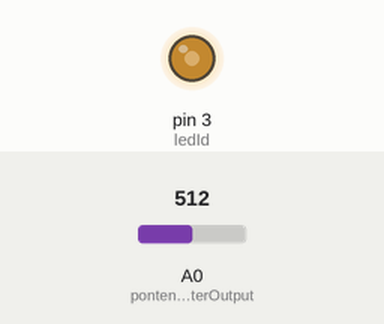
The sketch below on a simulated Arduino Uno, built with avr-gcc and run on an emulated ATmega328P. Shown: output pins drawn as LEDs (lit = HIGH). The inputs (shaded band) are chosen by the test bench; at power-on: A0 (pontenciometerOutput) = 512.

Above: at 1.2 s.
1.3 s: A0 (pontenciometerOutput) set to 716
At 2.1 s:
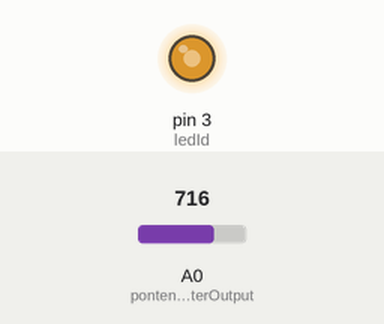
2.8 s: A0 (pontenciometerOutput) set to 900
At 3.3 s:
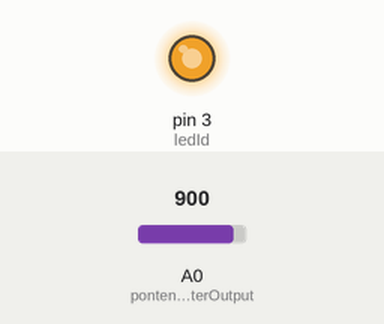
4.3 s: A0 (pontenciometerOutput) set to 122
At 5.5 s:
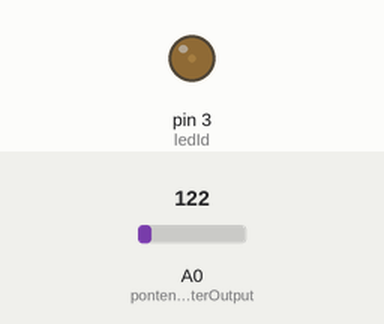
5.8 s: A0 (pontenciometerOutput) set to 511
At 6.7 s:
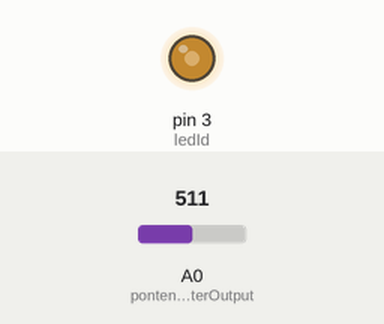
Timing chart, 0 to 8.3 s (numbered marks = the images above; inputs shaded):
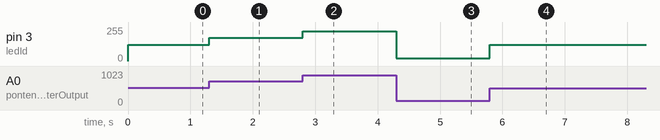

Measured:
- after the input at 1.3 s, pin 3 (ledId): 122/255 → 175/255 at once
- after the input at 2.8 s, pin 3 (ledId): 175/255 → 222/255 at once
- after the input at 4.3 s, pin 3 (ledId): 222/255 → 22/255 at once
- after the input at 5.8 s, pin 3 (ledId): 22/255 → 122/255 at once

The sketch:

app.ino
```cpp
const int ledId = 3;
const int pontenciometerOutput = A0;

void setup()
{
  Serial.begin(9600);
}

void loop()
{
  int potentiometerReading = analogRead(pontenciometerOutput);      // get the reading from the potentiometer
  int readingAsWrite = map(potentiometerReading, 40, 1024, 1, 255); // map the reading into [1, 255]
  analogWrite(ledId, readingAsWrite);                               // write the reading into the LED
}
```
